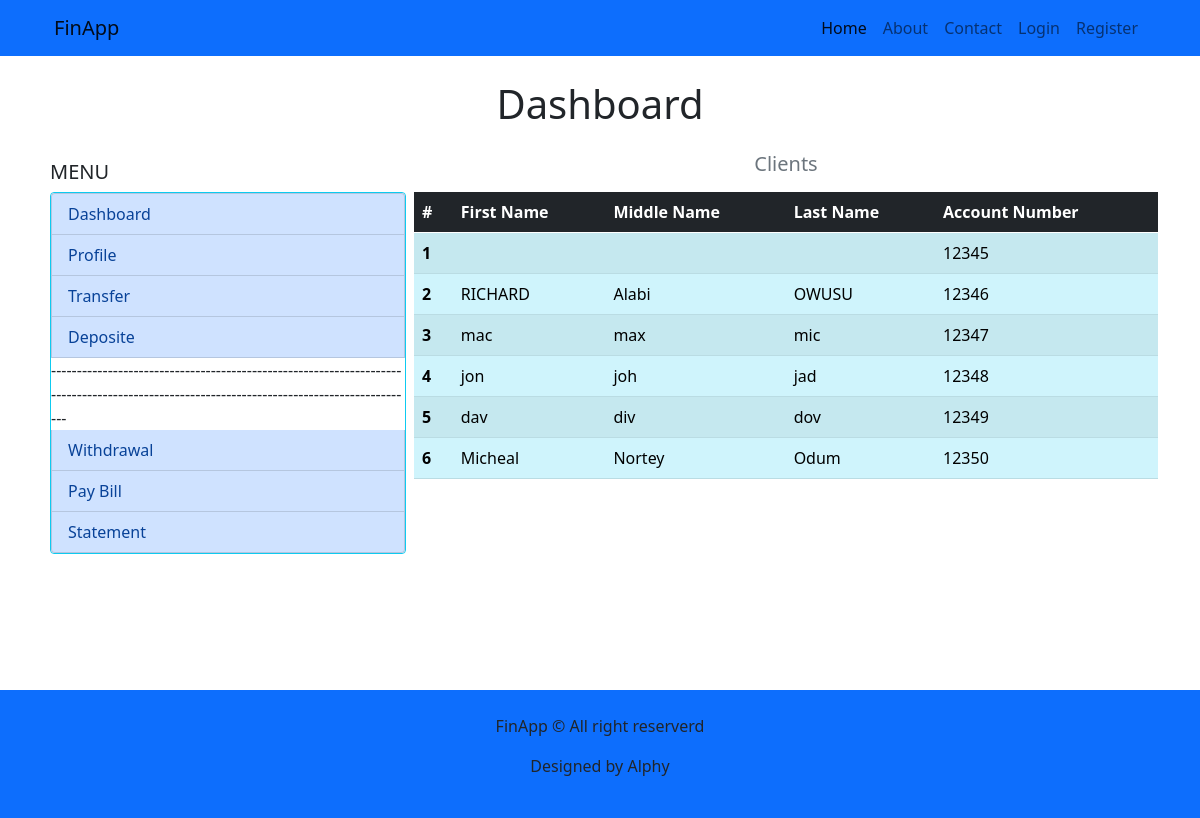
The page /clients/ on the database as committed earlier.
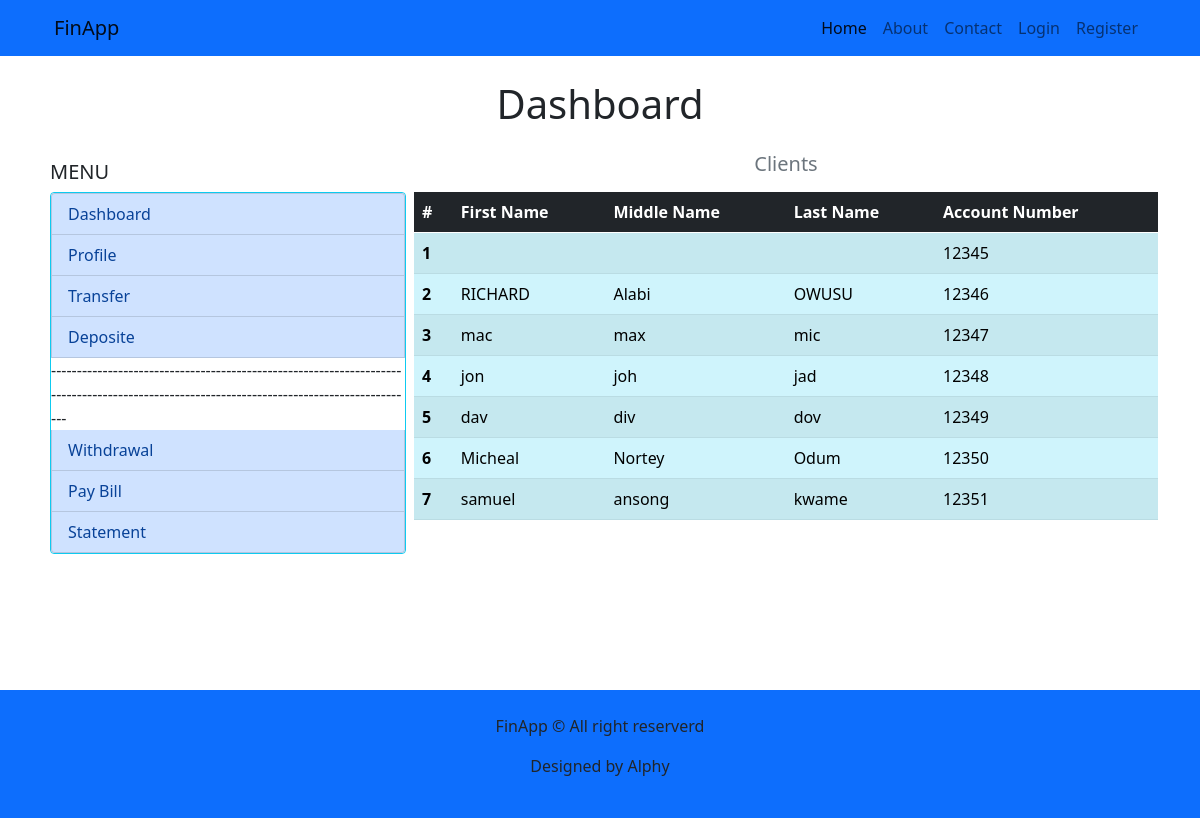
The same page on the database as committed later.
### accounts/models.py (models this page shows)
class CustomUser(AbstractUser):
    middle_name = models.CharField(max_length=255, default='')
    birth_date = models.DateField(null=True, blank=True)
    currentBalance = models.DecimalField(max_digits=100, decimal_places=2,default=0.00)
    accType = models.ForeignKey(AccType, on_delete=models.PROTECT,null=True, blank=True)

### bank/views.py (the view)
# urls.py: path('clients/', views.clientsView, name='clients'),
def clientsView(request):
    clients = CustomUser.objects.all()
    context = {
        'clients': clients
    }
    return render(request, 'bank/clients.html', context)

### bank/templates/bank/clients.html (shortened to what this page needs)
{% extends "base/base.html" %}
{% block content %}
    <main class="container mb-5">
        <h1 class="text-center display-6 pt-4">Dashboard</h1>
        <div class="row">
            <div class="col-12 col-md-4 mt-md-2 mb-md-5 px-md-2 py-md-3">
                {% include "bank/menu.html" %}
            </div>
            <div class="col-12 col-md-8">
                <div class="row justify-content-between">
                    <h5 class="h5 text-center text-secondary my-3">Clients</h5>
                    <table class="table table-striped table-info table-hover">
                        <thead>
                            <tr class="">
                                <th scope="col" class="bg-dark text-white">#</th>
                                <th scope="col" class="bg-dark text-white">First Name</th>
                                <th scope="col" class="bg-dark text-white">Middle Name</th>
                                <th scope="col" class="bg-dark text-white">Last Name</th>
                                <th scope="col" class="bg-dark text-white">Account Number</th>
                            </tr>
                        </thead>
                        <tbody>
                            {% for client in clients  %}
                            <tr>
                                <th scope="col">{{ forloop.counter }}</th>
                                <td scope="col">{{ client.first_name }} </td>
                                <td scope="col">{{ client.middle_name }}</td>
                                <td scope="col">{{ client.last_name }}</td>
                                <td scope="col">{{ client.username }}</td>
                            </tr>
                            {% endfor %}
                        </tbody>
                    </table>
                </div>
            </div>
        </div>
    </main>
{% endblock content %}

### base/templates/base/base.html (shortened to what this page needs)
{% load static %}
<!DOCTYPE html>
<html lang="en">
<head>
    <link rel="stylesheet" href=" {% static "base/bootstrap/css/bootstrap.css" %} ">
    <link rel="stylesheet" href=" {% static "base/scss/custom.css" %} ">
	</head>
<body class='body-bg'>
	<header>
		<nav class="navbar navbar-expand-lg navbar-light bg-warning">
			<div class="container">
			  <a class="navbar-brand" href="#">FinApp</a>
			  <div class="collapse navbar-collapse justify-content-end" id="navbarSupportedContent">
				<ul class="navbar-nav  mb-2 mb-lg-0">
				  <li class="nav-item">
					<a class="nav-link active" aria-current="page" href="{% url "home" %}">Home</a>
				  </li>
				  <li class="nav-item">
					<a class="nav-link" href="">About</a>
				  </li>
				  <li class="nav-item">
					<a class="nav-link" href="#">Contact</a>
				  </li>
				  {% if request.user.is_authenticated %}
				  <li class="nav-item">
					<a class="nav-link" href="#">{{ request.user.username }}</a>
				  </li>
				  <li class="nav-item">
					<a class="nav-link" href="#">Nofitication</a>
				  </li>
				  <li class="nav-item">
					<a class="nav-link" href="{% url "signOut" %}">Logout</a>
						{% if request.user.is_superuser %}
					<li class="nav-item">
						<a class="nav-link" href="{% url "admin_dashboard" %}">Dashboard</a>
					</li>
					{% else %}
					<li class="nav-item">
						<a class="nav-link" href="{% url "client_dashboard" %}">Dashboard</a>
					</li>
					{% endif %}
				  </li>
				  {% else %}
				  <li class="nav-item">
					<a class="nav-link" href="{% url "signIn" %}">Login</a>
				  </li>
				  <li class="nav-item">
					<a class="nav-link" href="#">Register</a>
				  </li>
				  {% endif %}
				</ul>
			  </div>
			</div>
		  </nav>
	</header>
    {% block content %}
	{% endblock content %}
	<footer class='bg-warning p-4'>
		<div class="container text-center bg-warning py-g">
			<p>FinApp &copy All right reserverd</p>
			<p>Designed by Alphy</p>
		</div>
	</footer>
</body>
</html>

### bank/templates/bank/menu.html (shortened to what this page needs)
<h1 class="h5 d-none d-md-block">MENU</h1>
<div class="list-group border border-info mb-4 d-none d-md-block">
    {% if request.user.is_superuser %}
        <a href="{% url "admin_dashboard" %}" class="list-group-item list-group-item-primary list-group-item-action">Dashboard</a>
        <a href="{% url "clients" %}" class="list-group-item list-group-item-primary list-group-item-action">Clients</a>
        <a href="{% url "adminRegister" %}" class="list-group-item list-group-item-primary list-group-item-action">Register</a>
        <a href="" class="list-group-item list-group-item-primary list-group-item-action">Daily Deposites</a>
        <a href="" class="list-group-item list-group-item-primary list-group-item-action">Daily withdrawal</a>
        <a href="{% url "accountType" %}" class="list-group-item list-group-item-primary list-group-item-action">Acount Type</a>
        <a href="{% url "createAccountType" %}" class="list-group-item list-group-item-primary list-group-item-action"> Create Acount Type</a>
        <a href="" class="list-group-item list-group-item-primary list-group-item-action">Logs</a>
    {% else %}
        <a href="{% url 'client_dashboard' %}" class="list-group-item list-group-item-primary list-group-item-action">Dashboard</a>
        <a href="{% url "client_profile" %}" class="list-group-item list-group-item-primary list-group-item-action">Profile</a>
        <a href="{% url "transfer" %}" class="list-group-item list-group-item-primary list-group-item-action">Transfer</a>
        <a href="{% url 'deposite' request.user.id %}" class="list-group-item list-group-item-primary list-group-item-action">Deposite</a>-------------------------------------------------------------------------------------------------------------------------------------------
        <a href="{% url 'withdrawal' request.user.id %}" class="list-group-item list-group-item-primary list-group-item-action">Withdrawal</a>
        <a href="" class="list-group-item list-group-item-primary list-group-item-action">Pay Bill</a>
        <a href="{% url "statement" request.user.id %}" class="list-group-item list-group-item-primary list-group-item-action">Statement</a>
    {% endif %}
</div>

Rows that differ between the two databases and show on the page:
added CustomUser: first_name "samuel", middle_name "ansong", last_name "kwame", username "12351"
